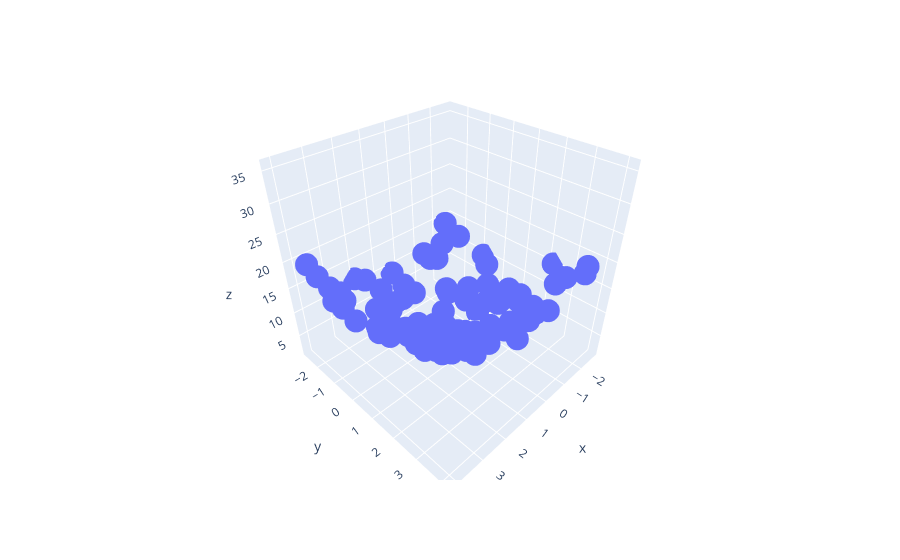

Write notebook code for a chart like this one.
### Code cell
import plotly.express as px
df = px.data.iris()  # load iris dataset into a pandas Dataframes
fig = px.scatter_3d(df, x=x.ravel(), y=y.ravel(), z=z.ravel())  # ravel mean convert multi dimensional array into 1-D
fig.show()
